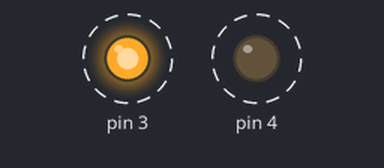
The sketch below on a simulated Arduino Uno, built with avr-gcc and run on an emulated ATmega328P. Parts: output pins drawn as LEDs (lit = HIGH). Dashed ring = blinking.

Above: at 0.5 s.
Timing chart, 0 to 4.6 s (numbered marks = the images above):
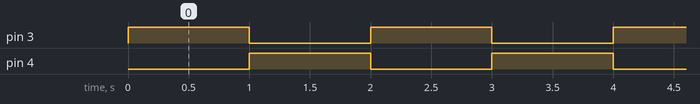

The sketch:

do_weinstock_third_program_2_blinking_led_one_after_another1.ino
```cpp
void setup() {
  DDRD |= 0b00001000;
  DDRD |= 0b00010000;
}

void loop() {
  PORTD |= 0b00001000;    // Yellow
  PORTD &= 0b11101111;    // Green
  delay(1000);

  PORTD &= ~0b00001000;   // Yellow
  PORTD |= 0b00010000;    // Green
  delay(1000);
}
```

Measured:
- by itself, pin 3, pin 4: alternates HIGH for 1.0 s and LOW for 1.0 s
